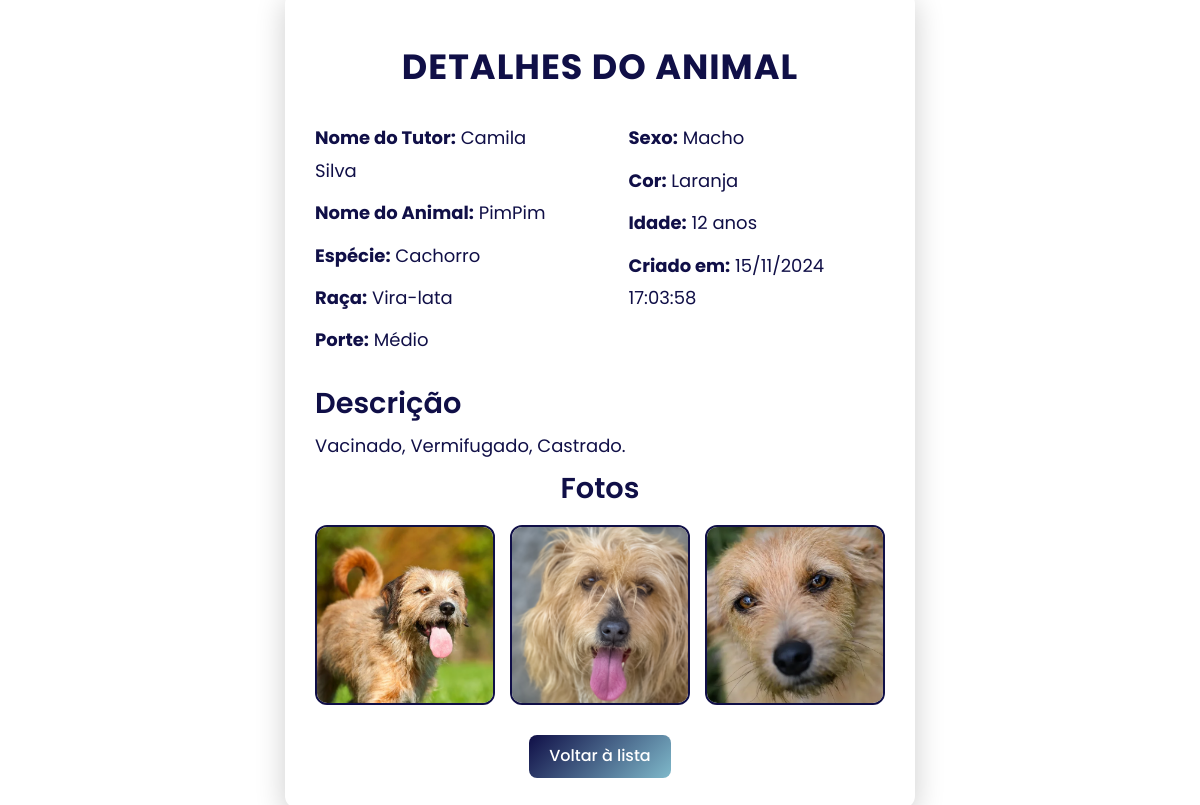
The app's page /crud/public/visualizar_pet.php?pet_id=24 with its own data.
### tables this page shows
CREATE TABLE `pets` (
  `id` int(11) NOT NULL,
  `nome` varchar(100) NOT NULL,
  `especie_id` int(11) NOT NULL,
  `raca` varchar(100) NOT NULL,
  `porte` varchar(50) NOT NULL,
  `sexo` enum('Macho','Fêmea') NOT NULL,
  `cor` varchar(50) NOT NULL,
  `idade` int(11) NOT NULL,
  `descricao` text DEFAULT NULL,
  `foto` text DEFAULT NULL,
  `criado_em` timestamp NOT NULL DEFAULT current_timestamp(),
  `status_id` int(11) DEFAULT 1
);

CREATE TABLE `usuarios` (
  `id` int(11) NOT NULL,
  `nome` varchar(100) NOT NULL,
  `sobrenome` varchar(100) NOT NULL,
  `cpf` varchar(14) NOT NULL,
  `telefone` varchar(15) NOT NULL,
  `email` varchar(100) NOT NULL,
  `senha` varchar(255) NOT NULL,
  `criado_em` timestamp NOT NULL DEFAULT current_timestamp(),
  `perfil_id` int(11) NOT NULL,
  `data_nascimento` date DEFAULT NULL
);

CREATE TABLE `especie` (
  `id` int(11) NOT NULL,
  `nome` varchar(100) DEFAULT NULL
);

### crud/helpers/format_util.php (called while the page is built, shortened)
<?php
function formatDateTime($dateTime): string {
    $date = new DateTime($dateTime);
    return $date->format('d/m/Y H:i:s');
}
?>

### crud/public/visualizar_pet.php (the view, shortened to what this page needs)
<?php
require_once '../../crud/helpers/format_util.php';
$database = new DataBase();
$conn = $database->getConnection();
$pet_id = intval($_GET['pet_id']);
$query = "
    SELECT
        pets.id AS pet_id,
        pets.nome AS pet_nome,
        pets.raca,
        pets.porte,
        pets.sexo,
        pets.cor,
        pets.idade,
        pets.descricao,
        pets.criado_em,
        especie.nome AS especie_nome,
        usuarios.nome AS dono_nome,
        usuarios.sobrenome AS dono_sobrenome
    FROM pets
    INNER JOIN especie ON pets.especie_id = especie.id
    INNER JOIN doacoes ON pets.id = doacoes.pet_id
    INNER JOIN usuarios ON doacoes.usuario_id = usuarios.id
    WHERE pets.id = ?
";
$stmt = $conn->prepare($query);
$stmt->bind_param("i", $pet_id);
$stmt->execute();
$result = $stmt->get_result();
$pet = $result->fetch_assoc();
$queryFotos = "SELECT url FROM fotos WHERE pet_id = ?";
$stmtFotos = $conn->prepare($queryFotos);
$stmtFotos->bind_param("i", $pet_id);
$stmtFotos->execute();
$resultFotos = $stmtFotos->get_result();
$fotos = [];
while ($row = $resultFotos->fetch_assoc()) {
    $fotos[] = IMG_BASE_PATH . $row['url'];
}
?>
<!DOCTYPE html>
<html lang="pt-br">
<head>
    <link rel="stylesheet" href="https://cdnjs.cloudflare.com/ajax/libs/normalize/8.0.1/normalize.min.css">
    <link rel="stylesheet" href="https://cdnjs.cloudflare.com/ajax/libs/font-awesome/6.5.0/css/all.min.css">
    <link rel="stylesheet" href="../../css/visualizar_pet.css">
</head>
<body>
<div class="container">
    <div class="pet-details">
        <h1>Detalhes do Animal</h1>
        <div class="details-columns">
            <div class="details-left">
                <p><strong>Nome do Tutor:</strong> <?= htmlspecialchars($pet['dono_nome'] . ' ' . $pet['dono_sobrenome']) ?></p>
                <p><strong>Nome do Animal:</strong> <?= htmlspecialchars($pet['pet_nome']) ?></p>
                <p><strong>Espécie:</strong> <?= htmlspecialchars($pet['especie_nome']) ?></p>
                <p><strong>Raça:</strong> <?= htmlspecialchars($pet['raca']) ?></p>
                <p><strong>Porte:</strong> <?= htmlspecialchars($pet['porte']) ?></p>
            </div>
            <div class="details-right">
                <p><strong>Sexo:</strong> <?= htmlspecialchars($pet['sexo']) ?></p>
                <p><strong>Cor:</strong> <?= htmlspecialchars($pet['cor']) ?></p>
                <p><strong>Idade:</strong> <?= htmlspecialchars($pet['idade']) ?> anos</p>
                <p><strong>Criado em:</strong> <?= htmlspecialchars(formatDateTime($pet['criado_em'])) ?></p>
            </div>
        </div>
        <div class="description">
            <h2>Descrição</h2>
            <p><?= htmlspecialchars($pet['descricao']) ?></p>
        </div>
        <h2>Fotos</h2>
        <div class="pet-photos">
            <?php foreach ($fotos as $foto): ?>
                <img src="<?= htmlspecialchars($foto) ?>" alt="Foto do Pet">
            <?php endforeach; ?>
        </div>
        <a href="../../crud/views/painel_admin.php" class="btn-voltar">Voltar à lista</a>
    </div>
</div>
</body>
</html>

### css/visualizar_pet.css (style rules this page uses)
* { margin: 0; padding: 0; box-sizing: border-box; font-family: "Poppins", sans-serif; }
body { display: flex; justify-content: center; align-items: center; height: 100vh; color: #ffffff; padding: 20px; overflow-x: hidden; max-width: 100vw; }
.pet-details { background-color: #ffffff; padding: 30px; border-radius: 12px; box-shadow: 0 8px 30px rgba(0, 0, 0, 0.2); max-width: 900px; width: 100%; margin: 20px auto; text-align: center; overflow: hidden; animation: fadeIn 1s ease-in-out; box-sizing: border-box; word-wrap: break-word; }
.pet-details h1 { color: #100f47; width: 100%; padding: 15px; text-align: center; font-size: 35px; letter-spacing: 1px; text-transform: uppercase; margin-bottom: 20px; margin-top: 10px; }
.pet-details h2 { color: #100f47; font-size: 1.8rem; font-weight: 600; margin-bottom: 20px; }
.pet-details p { color: #100f47; font-size: 16px; line-height: 1.8; margin-bottom: 20px; text-align: justify; }
.pet-photos { display: flex; flex-wrap: wrap; gap: 15px; justify-content: center; margin-top: 20px; }
.pet-photos img { width: 180px; height: 180px; object-fit: cover; border-radius: 12px; border: 2px solid #100f47; transition: transform 0.4s ease, box-shadow 0.4s ease; max-width: 100%; }
.btn-voltar { display: inline-block; margin-top: 30px; padding: 12px 20px; background: linear-gradient(135deg, #100f47, #7fb9ca); color: #ffffff; font-size: 16px; font-weight: 500; text-decoration: none; border-radius: 8px; transition: transform 0.3s ease, box-shadow 0.3s ease; }
.details-columns { display: flex; justify-content: space-between; gap: 20px; margin-bottom: 20px; flex-wrap: wrap; }
.details-left, .details-right { flex: 1; max-width: 45%; min-width: 200px; }
.details-left p, .details-right p { color: #100f47; font-size: 18px; line-height: 1.8; margin-bottom: 10px; text-align: left; }
.description { margin-top: 20px; text-align: justify; }
.description h2 { color: #100f47; font-size: 1.8rem; font-weight: 600; margin-bottom: 10px; }
.description p { color: #100f47; font-size: 18px; line-height: 1.8; margin-bottom: 10px; }

### records on screen
pets: usuarios.nome+sobrenome "Camila Silva", nome "PimPim", especie.nome "Cachorro", raca "Vira-lata", porte "Médio", sexo "Macho", cor "Laranja", idade "12", criado_em "15/11/2024 17:03:58", descricao "Vacinado, Vermifugado, Castrado."
